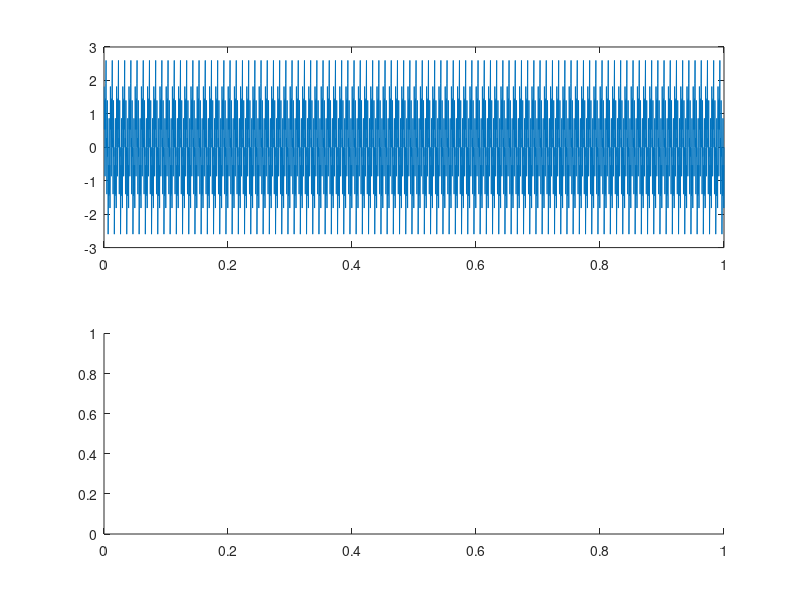

Write the MATLAB code that produced this figure. (Note: this script raises an error after producing the figure.)
f_s=3000;
t=(1:f_s)/f_s;
ff1=100;
ff2=400;
ff3=1000;
x=sin(2*pi*ff1*t)+sin(2*pi*ff2*t)+sin(2*pi*ff3*t);
figure;
subplot(211);plot(t,x);
subplot(212);hua_fft(x,f_s,1);
% y=filter(bz1,az1,x);
y=bandp(x,900,1100,800,1200,0.1,30,f_s);
figure;
subplot(211);plot(t,y);
subplot(212);hua_fft(y,f_s,1);